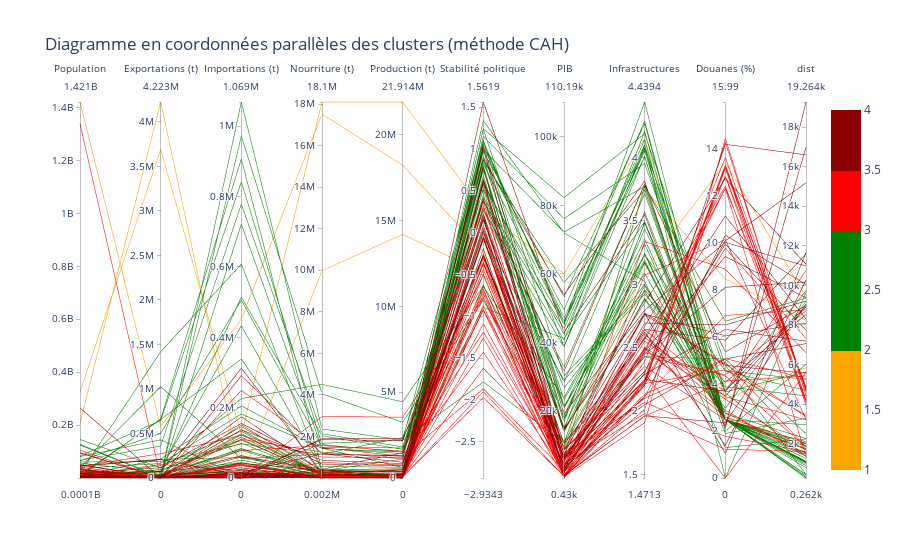

The cell this chart's notebook holds for it:
### Code cell
import plotly.graph_objects as go

# Créer le diagramme en coordonnées parallèles
fig = go.Figure(
    go.Parcoords(
        line=dict(
            color=df_donnees['Cluster_CAH'],
            colorscale=[[0, 'orange'], [0.33, 'orange'], [0.33, 'green'], [0.66, 'green'], [0.66, 'red'], [0.83, 'red'], [0.83, 'darkred'], [1, 'darkred']],
            showscale=True,
            cmin=1,
            cmax=4
        ),
        dimensions=[dict(label=col, values=df_donnees[col]) for col in colonnes_numeriques]
    )
)

# Mettre à jour la mise en page
fig.update_layout(title="Diagramme en coordonnées parallèles des clusters (méthode CAH)")

# Afficher le diagramme
fig.show()

### Figure 1 — Plotly figure (JSON) as saved in the notebook; plotly's stock layout.template omitted (floating-point values rounded to 4 significant figures; data arrays with more than 128 entries replaced by an {"elided": "..."} marker saying what was removed)
{"data": [{"dimensions": [{"label": "Population", "values": {"elided": "169 float values"}}, {"label": "Exportations (t)", "values": {"elided": "169 float values"}}, {"label": "Importations (t)", "values": {"elided": "169 float values"}}, {"label": "Nourriture (t)", "values": {"elided": "169 float values"}}, {"label": "Production (t)", "values": {"elided": "169 float values"}}, {"label": "Stabilité politique", "values": {"elided": "169 float values"}}, {"label": "PIB", "values": {"elided": "169 float values"}}, {"label": "Infrastructures", "values": {"elided": "169 float values"}}, {"label": "Douanes (%)", "values": {"elided": "169 float values"}}, {"label": "dist", "values": {"elided": "169 float values"}}], "line": {"cmax": 4, "cmin": 1, "color": {"elided": "169 int values"}, "colorscale": [[0, "orange"], [0.33, "orange"], [0.33, "green"], [0.66, "green"], [0.66, "red"], [0.83, "red"], [0.83, "darkred"], [1, "darkred"]], "showscale": true}, "type": "parcoords"}], "layout": {"title": {"text": "Diagramme en coordonnées parallèles des clusters (méthode CAH)"}}}
